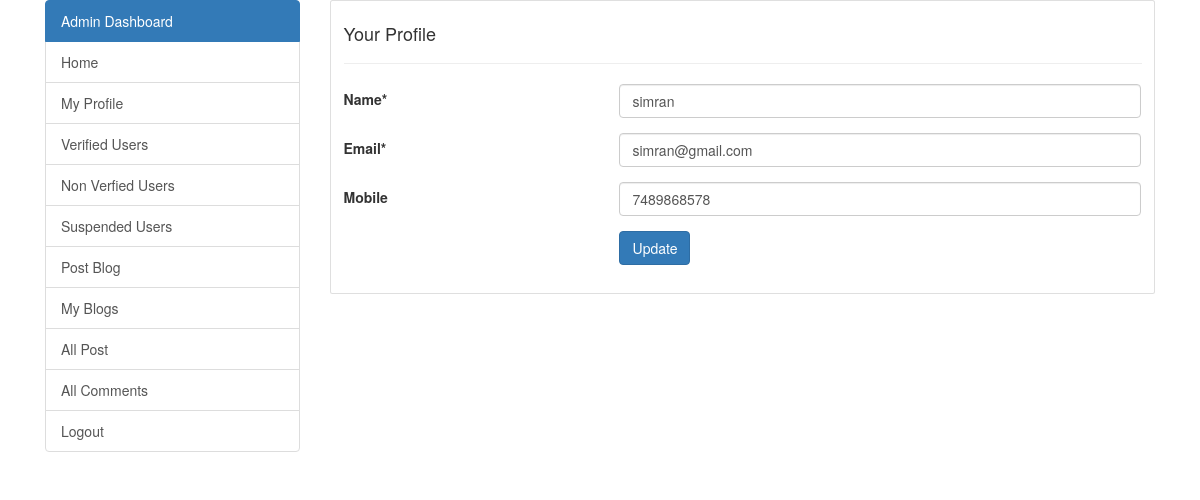
The app's page /db.php?edit2=9 with its own data.
### tables this page shows
CREATE TABLE `user` (
  `id` int(11) NOT NULL,
  `name` varchar(200) NOT NULL,
  `email` varchar(200) NOT NULL,
  `password` varchar(200) NOT NULL,
  `contact` varchar(200) NOT NULL,
  `image` varchar(300) NOT NULL,
  `role` varchar(10) NOT NULL DEFAULT 'user',
  `isverify` int(11) NOT NULL DEFAULT '0',
  `suspend` int(11) NOT NULL DEFAULT '0'
);

### edit.php (the view)
<?php
    $role= $_SESSION['r'];
    $sql="select * from user where id='$uid'";
		$result=mysqli_query($conn,$sql);
		$row=mysqli_fetch_array($result);
		$name=$row['name'];
		$email=$row['email'];
		$contact=$row['contact'];
if($role=='user')
{
  include 'userheader.php';
}
else
{
  include 'adminheader.php';
}
		?>
    <div class="col-md-9">
        <div class="card">
            <div class="card-body">
                <div class="row">
                    <div class="col-md-12">
                        <h4>Your Profile</h4>
                        <hr>
                    </div>
                </div>
                <div class="row">
                    <div class="col-md-12">
                        <form action="db.php?update=<?php echo $uid;?>" method="POST">
                              <div class="form-group row">
                                <label  class="col-4 col-form-label">Name*</label>
                                <div class="col-8">
                                <input type="text" name="name" value="<?php echo $name;?>" class="form-control">
                                </div>
                              </div>
                              <div class="form-group row">
                                <label for="email" class="col-4 col-form-label">Email*</label>
                                <div class="col-8">
                              <input type="text" name="email" value="<?php echo $email;?>" class="form-control">
                                </div>
                              </div>
                              <div class="form-group row">
                                <label for="text" class="col-4 col-form-label">Mobile</label>
                                <div class="col-8">
                             <input type="text" name="contact" value="<?php echo $contact;?>" class="form-control">
                                </div>
                              </div>
                              <div class="form-group row">
                                <div class="offset-4 col-8">
                                 <input type="submit" name="update" value="Update" class="btn btn-primary">
                                 </div>
                              </div>
                            </form>
                    </div>
                </div>
            </div>
        </div>
    </div>
  </div>
</div>
</body>
</html>

### records on screen
user: name "simran", email "simran@gmail.com", contact "7489868578"
